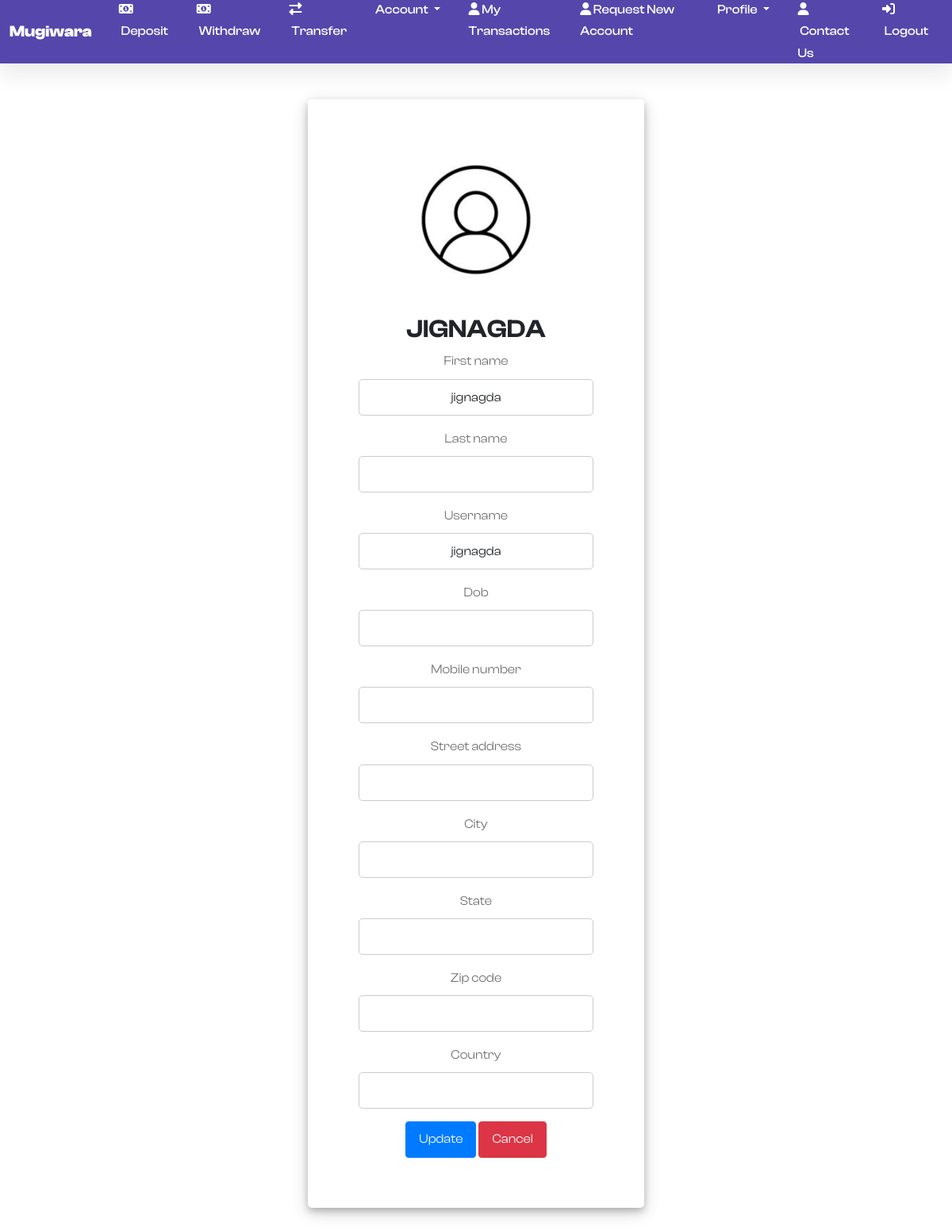
The app's page /update_profile/ (signed in), older data.
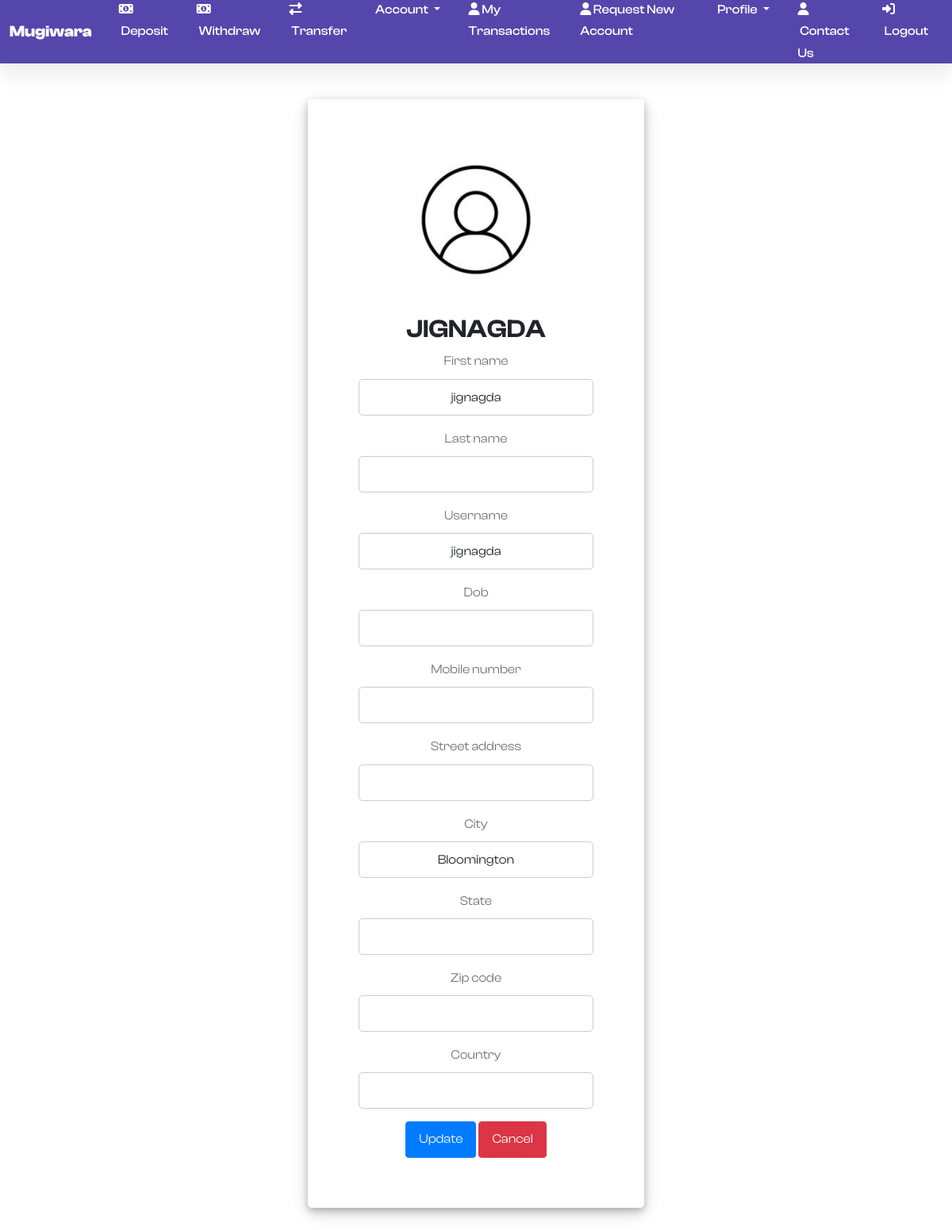
The same page, newer data.
### users/models.py (models this page shows, shortened)
class BankingUser(models.Model):
    User_types = {
        'iu_re': 'Regular Employee',
        'iu_sm': 'System Manager',
        'iu_sa': 'System Administrator',
        'eu_cust': 'Customer',
        'eu_mo': 'Merchant/Organization',
    }
    modification_status = {
        'pending': 'Waiting for Approval',
        'rejected': 'Rejected',
        'approved': 'Approved'
    }
    requesting_deletion = {
        'yes': 'Yes',
        'no': 'No'
    }
    user = models.OneToOneField(User, on_delete = models.CASCADE, related_name = 'user')
    usertype = models.CharField(max_length = 256, choices = User_types)
    dob = models.DateField(default = None, blank = True, null = True)
    mobile_number = models.CharField(max_length = 256, default=None, blank=True, null = True)
    street_address = models.CharField(max_length = 512, default=None, blank=True, null = True)
    city = models.CharField(max_length = 128, default=None, blank=True, null = True)
    state = models.CharField(max_length = 128, default=None, blank=True, null = True)
    zip_code = models.CharField(max_length = 10, default=None, blank=True, null = True)
    country = models.CharField(max_length = 256, default=None, blank=True, null = True)
    account_created = models.DateTimeField(auto_now_add = True, null = True)
    user_handler = models.ForeignKey("BankingUser", on_delete = models.CASCADE, related_name = 'internal_user', blank=True, null = True)
    pd_modification_status = models.CharField(max_length = 128, choices = modification_status, blank=True, null = True)
    pd_modified = models.DateTimeField(auto_now = True, blank=True, null = True)
    deletion = models.CharField(max_length = 128, choices = requesting_deletion, blank=True, null = True, default = 'no')
    deletion_status = models.CharField(max_length = 128, choices = modification_status, blank=True, null = True)

### users/views.py (the view)
# urls.py: path('update_profile/', views.request_profile_update, name = 'update-profile'),
@login_required
def request_profile_update(request):
    banking_user_instance = BankingUser.objects.get(user=request.user)
    if request.method == 'POST':
        form = BankingUserUpdateForm(request.POST)
        if form.is_valid():
            print(form.cleaned_data)
            profile_update_requests.append({
                'user': request.user,
                'data': form.cleaned_data,
                'approved': False
            })
            messages.success(request, 'Your update request has been submitted for approval')
        else:
            print(form.errors)
    else:
        initial_data = {
            'first_name': banking_user_instance.user.first_name,
            'last_name': banking_user_instance.user.last_name,
            'username': banking_user_instance.user.username,
            'dob': banking_user_instance.dob,
            'mobile_number': banking_user_instance.mobile_number,
            'street_address': banking_user_instance.street_address,
            'city': banking_user_instance.city,
            'state': banking_user_instance.state,
            'zip_code': banking_user_instance.zip_code,
            'country': banking_user_instance.country,
        }
        form = BankingUserUpdateForm(initial=initial_data)
    context = {
        'form': form,
    }
    return render(request, 'users/profile_update.html', context)

### users/forms.py
class BankingUserUpdateForm(forms.Form):
    choices = {
        'pending': 'Pending',
        'approved': 'Approved',
        'rejected': 'Rejected',
    }
    first_name = forms.CharField(max_length = 256, required = False)
    last_name = forms.CharField(max_length = 256, required = False)
    username = forms.CharField(max_length = 256, required = False)
    dob = forms.DateField(required = False)
    mobile_number = forms.CharField(max_length = 256, required = False)
    street_address = forms.CharField(max_length = 512, required = False)
    city = forms.CharField(max_length = 128, required = False)
    state = forms.CharField(max_length = 128, required = False)
    zip_code = forms.CharField(max_length = 10, required = False)
    country = forms.CharField(max_length = 256, required = False)
    status = forms.ChoiceField(choices = choices, required = False)
    def __init__(self, *args, **kwargs):
        super(BankingUserUpdateForm, self).__init__(*args, **kwargs)
        self.fields['status'] = forms.CharField(initial='pending', widget=forms.HiddenInput())

### users/templates/users/profile_update.html (shortened to what this page needs)
{% extends 'users/base.html' %}
{% load crispy_forms_tags %}
{% block content %}
<!DOCTYPE html>
<html lang="en">
<head>
    <link rel="stylesheet" href="../../static/users/asset/css/profile_update.css">
</head>
<body>
</body>
</html>
<div class="container forget-password">
    <div class="row">
        <div class="col-md-12 col-md-offset-4">
            <div class="panel panel-default">
                <div class="panel-body">
                    <div class="text-center">
                        <img src="../../static/users/asset/images/profile.jpeg" alt="car-key" border="0">
                        <h2 class="text-center text-uppercase">{{ user.username }}</h2>
                        <form id="create_blog" method="POST" enctype="multipart/form-data" class="debit-form">
                            {{ form|crispy }}
                            <button type="submit" class="submit-button">Update</button>
                            <a class="cancel-button" href="{% url 'mugiwara' %}" role="button">Cancel</a>
                        </form>
                    </div>
                </div>
            </div>
        </div>
    </div>
</div>
{% endblock %}

Row changes from the older to the newer data that the page shows:
now on this page (row edited): BankingUser: city "Bloomington"
